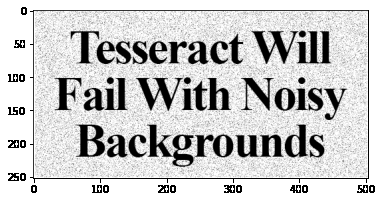
#> input picture images/english_image1.png, 382 x 202 px
$ jupyter execute --allow-errors main.ipynb
#> lines starting #> are read from the running program, lines starting #| are printed output that depends on the picture; after the words box and inside, x2 and y2 are one past the last pixel; in counts of white or black regions, pixels touching at a corner belong together
[cell 1]
import pytesseract
from pytesseract import Output
from PIL import Image
import cv2 as cv
import matplotlib.pyplot as plt

[cell 2]
pytesseract.pytesseract.tesseract_cmd = "C:/Program Files/Tesseract-OCR/tesseract.exe"

[cell 3]
image = cv.imread("./images/english_image1.png", 0)
#> image is the input picture: shape (202, 382); min 0, max 255, mean 202.1
image_rgb = cv.imread("./images/english_image1.png")

[cell 4]
img_blur = cv.medianBlur(image, 3)
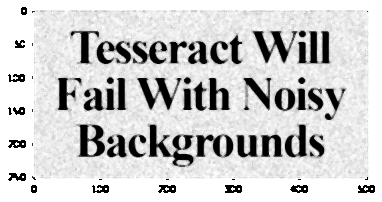
#> img_blur: shape (202, 382); min 0, max 255, mean 206.2
_,img_thresh = cv.threshold(img_blur, 50, 255, cv.THRESH_BINARY)
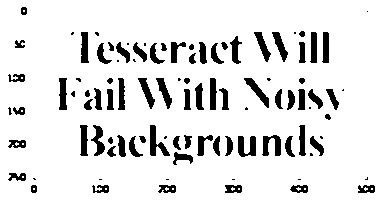
#> img_thresh: shape (202, 382); 88.7% white; 98 black regions (25 under 20 px), largest, box (x1, y1, x2, y2) and area: (150, 125, 170, 156) 270, (238, 136, 256, 157) 250, (262, 135, 281, 156) 243

[cell 5]
plt.imshow(image, cmap = 'gray')

#> (a cell that did not finish here is left out)

#> (a cell that did not finish here is left out)

[cell 8]
image = cv.imread("./images/ocr_image2.png", 0)
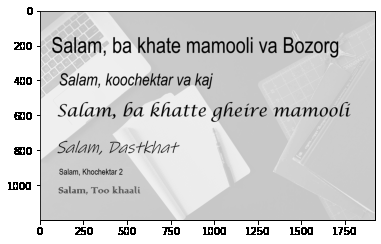
#> input picture images/ocr_image2.png, 381 x 244 px
#> image is the input picture: shape (244, 381); min 0, max 255, mean 208.8
image_rgb = cv.imread("./images/ocr_image2.png")
plt.imshow(image, cmap = 'gray')

#> (a cell that did not finish here is left out)

[cell 10]
image = cv.imread("./images/ocr_english_image3.png", 0)
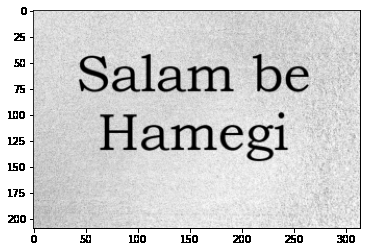
#> input picture images/ocr_english_image3.png, 367 x 252 px
#> image is the input picture: shape (252, 367); min 0, max 255, mean 209.8
image_rgb = cv.imread("./images/ocr_english_image3.png")
plt.imshow(image, cmap = 'gray')

#> (a cell that did not finish here is left out)

#> (a cell that did not finish here is left out)

#> (a cell that did not finish here is left out)

#> (a cell that did not finish here is left out)

#> (a cell that did not finish here is left out)

[cell 16]
image_rgb = cv.imread("./images/ocr_english_image4.png")
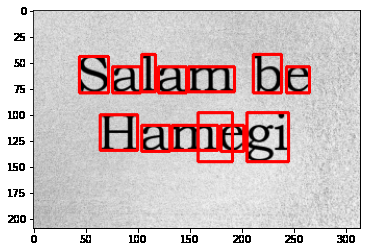
#> input picture images/ocr_english_image4.png, 367 x 252 px
#> image_rgb is the input picture: shape (252, 367, 3); mean B, G, R 195, 195, 208.8
w,h,c = image_rgb.shape
#> w = 252; h = 367; c = 3

#> (the rest of this cell did not finish here and is left out)

#> (a cell that did not finish here is left out)

[cell 18]
mage_rgb = cv.imread("./image/ocr_english_image4.png")
w,h,c = image_rgb.shape

#> (the rest of this cell did not finish here and is left out)

[cell 19]
pytesseract.get_languages()
#> (this line was passed over: pytesseract is not available in this run)

[cell 20]
image = cv.imread("./images/ocr_persian_image1.jpg", 0)
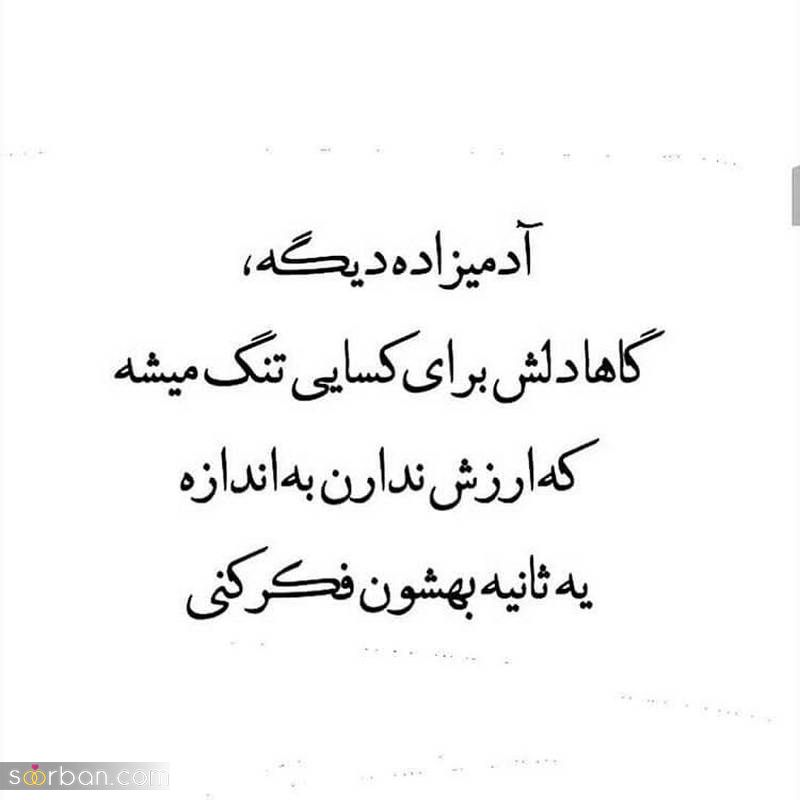
#> input picture images/ocr_persian_image1.jpg, 800 x 800 px
#> image: shape (800, 800); min 0, max 255, mean 247
image_rgb = cv.imread("./images/ocr_persian_image1.jpg")
#> image_rgb is the input picture: shape (800, 800, 3); mean B, G, R 246.9, 247, 247

#> (a cell that did not finish here is left out)

[cell 22]
image = cv.imread("./images/ocr_persian_image2.jpg", 0)
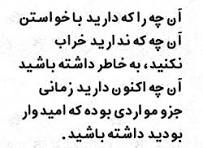
#> input picture images/ocr_persian_image2.jpg, 203 x 148 px
#> image is the input picture: shape (148, 203); min 0, max 255, mean 226.5
image_rgb = cv.imread("./images/ocr_persian_image2.jpg")
#> (the rest of this cell did not finish here and is left out)
